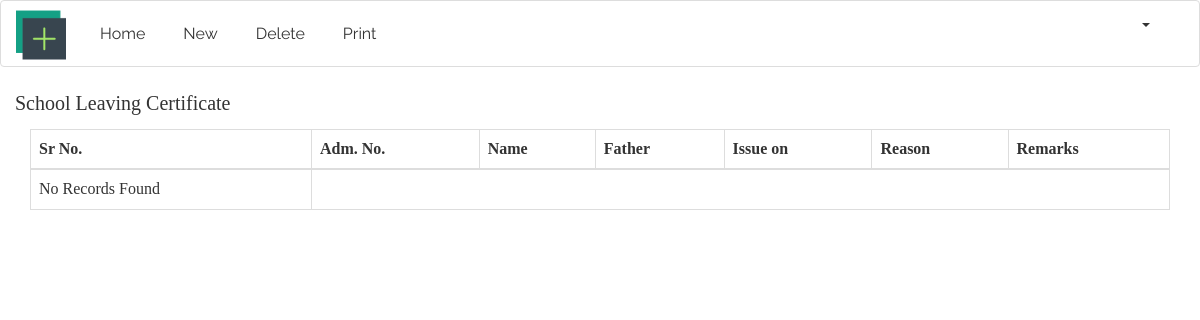
Before: /index.php/certificates/dashboard with the older database file.
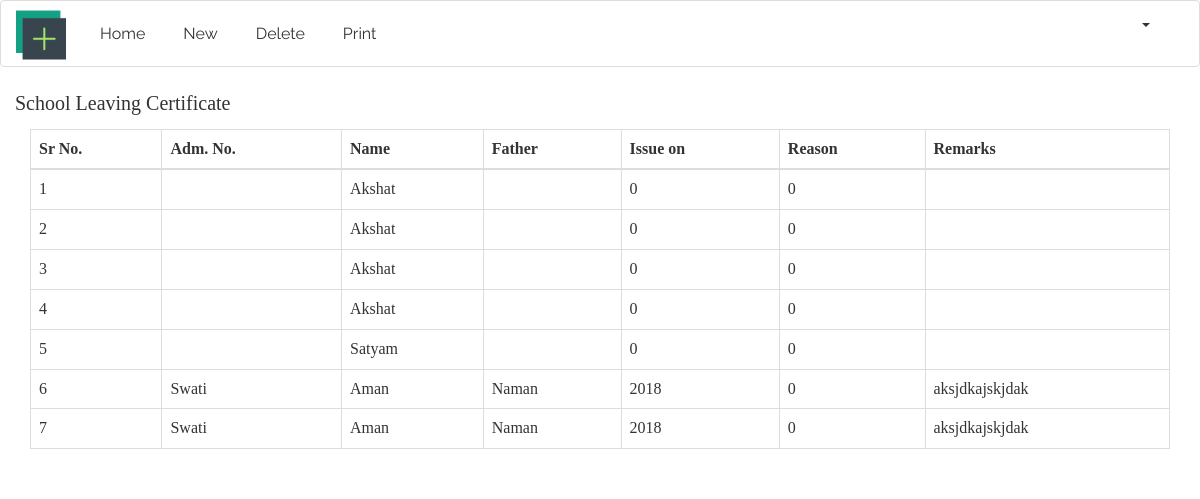
After: the same page with the newer database file.
### tables this page shows
CREATE TABLE `student_leaving_certificate` (
  `slc_id` int(11) NOT NULL,
  `name` varchar(25) NOT NULL,
  `f_name` varchar(25) NOT NULL,
  `m_name` varchar(25) NOT NULL,
  `class` int(3) NOT NULL,
  `school_name` varchar(50) NOT NULL,
  `end_date` date NOT NULL,
  `start_date` date NOT NULL,
  `dob` date NOT NULL,
  `dob_words` text NOT NULL,
  `class_present` int(3) NOT NULL,
  `year` int(4) NOT NULL,
  `start_class` int(11) DEFAULT NULL,
  `caste_name` varchar(20) NOT NULL
);

### application/controllers/certificates.php (called while the page is built, shortened)
<?php
class Certificates extends MY_Controller
{
    public function dashboard()
    {
        $this->load->model('get_model','gm');
        $table = $this->gm->show_table('student_leaving_certificate');
        $this->load->view('private/certificates/school_leaving/slc_header', ['username' => $this->get_admin()]);
        $this->load->view('private/certificates/school_leaving/dashboard',['dash'=>$table]);
    }
}

### index.php (called while the page is built, shortened)
<?php
require_once BASEPATH.'core/CodeIgniter.php';

### application/models/get_model.php (called while the page is built, shortened)
<?php
class Get_model extends MY_Model
{
    public function show_table($table_name){
        $query = $this->db->get($table_name);
        $res = $query->result();
        return $res;
    }
}

### application/views/private/certificates/school_leaving/dashboard.php (the view, shortened to what this page needs)
<div class="container">
    <div class="row">
        <p class="" style="font-size: 20px;">School Leaving Certificate</p>
        <div class="col-lg-12">
            <table class="table table-hover table-bordered">
                <thead>
                <tr class="">
                    <th>Sr No.</th>
                    <th>Adm. No.</th>
                    <th>Name</th>
                    <th>Father</th>
                    <th>Issue on</th>
                    <th>Reason</th>
                    <th>Remarks</th>
                </tr>
                </thead>
                <tbody>
                <?php if (count($dash)): ?>
                    <?php foreach ($dash as $details): ?>
                        <tr class="">
                            <td><?php echo $details->slc_id?></td>
                            <td><?php echo $details->m_name ?></td>
                            <td><?php echo $details->name?></td>
                            <td><?php echo $details->f_name?></td>
                            <td><?php echo $details->year ?></td>
                            <td><?php echo $details->start_class ?></td>
                            <td><?php echo $details->dob_words ?></td>
                        </tr>
                    <?php endforeach; ?>
                <?php else: ?>
                    <tr>
                        <td>No Records Found</td>
                    </tr>
                <?php endif; ?>
                </tbody>
            </table>
        </div>
    </div>
</div>

### application/views/private/certificates/school_leaving/slc_header.php (shortened to what this page needs)
<html>
<head>
    <link href="<?= base_url() ?>public/assets/css/redable.css" rel="stylesheet"/>
    <link href="<?= base_url() ?>public/assets/css/font-awesome.min.css" rel="stylesheet">
    <link href='<?= base_url() ?>public/assets/css/google_fonts.css' rel='stylesheet' type='text/css'>
</head>
<body>
<nav class="navbar navbar-inverse">
    <div class="container-fluid">
        <div class="navbar-header">
            <a class="navbar-brand" href="<?= site_url('dashboard/') ?>"><img
                    src="<?= base_url() ?>public/assets/img/dash.png" style="margin-top: -4px;" height="50" width="50"></a>
        </div>
        <div class="collapse navbar-collapse" id="bs-example-navbar-collapse-1">
            <ul class="nav navbar-nav">
                <li><a href="<?= site_url('certificates'); ?>">Home</a></li>
                <li><a href="<?= site_url('certificates/slc_new'); ?>">New</a></li>
                <li><a href="<?= site_url('certificates/delete_sl'); ?>">Delete</a></li>
                <li><a href="<?= site_url('certificates/print_list'); ?>">Print</a></li>
            </ul>
            <ul class="nav navbar-nav navbar-right">
                <li class="dropdown">
                    <a href="#" class="dropdown-toggle" data-toggle="dropdown" role="button" aria-expanded="false">
                        <span class="caret"></span></a>
                </li>
            </ul>
        </div>
    </div>
</nav>

Changed rows visible on the page:
added student_leaving_certificate: slc_id "1", name "Akshat", year "0", start_class "0"
added student_leaving_certificate: slc_id "2", name "Akshat", year "0", start_class "0"
added student_leaving_certificate: slc_id "3", name "Akshat", year "0", start_class "0"
added student_leaving_certificate: slc_id "4", name "Akshat", year "0", start_class "0"
added student_leaving_certificate: slc_id "5", name "Satyam", year "0", start_class "0"
added student_leaving_certificate: slc_id "6", m_name "Swati", name "Aman", f_name "Naman", year "2018", start_class "0", dob_words "aksjdkajskjdak"
added student_leaving_certificate: slc_id "7", m_name "Swati", name "Aman", f_name "Naman", year "2018", start_class "0", dob_words "aksjdkajskjdak"
Other visible differences:
text no longer shown: "No Records Found"
